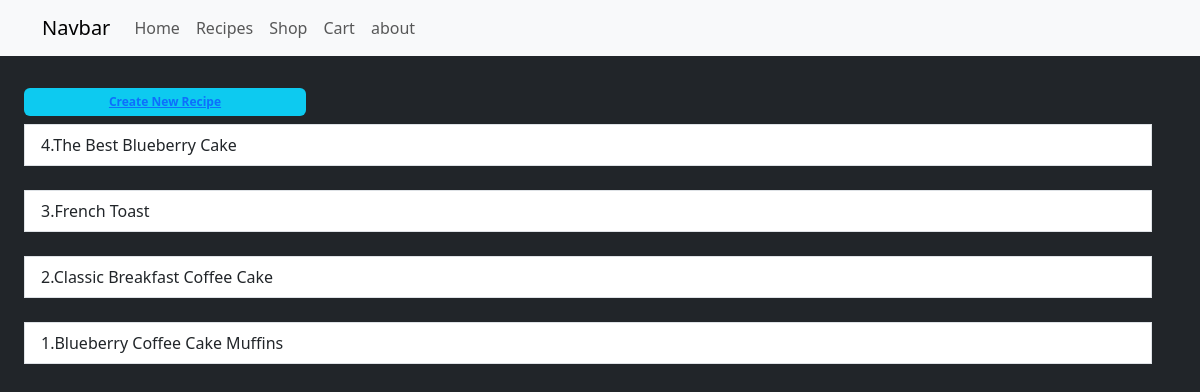
Page /recipes/ on the earlier database version.
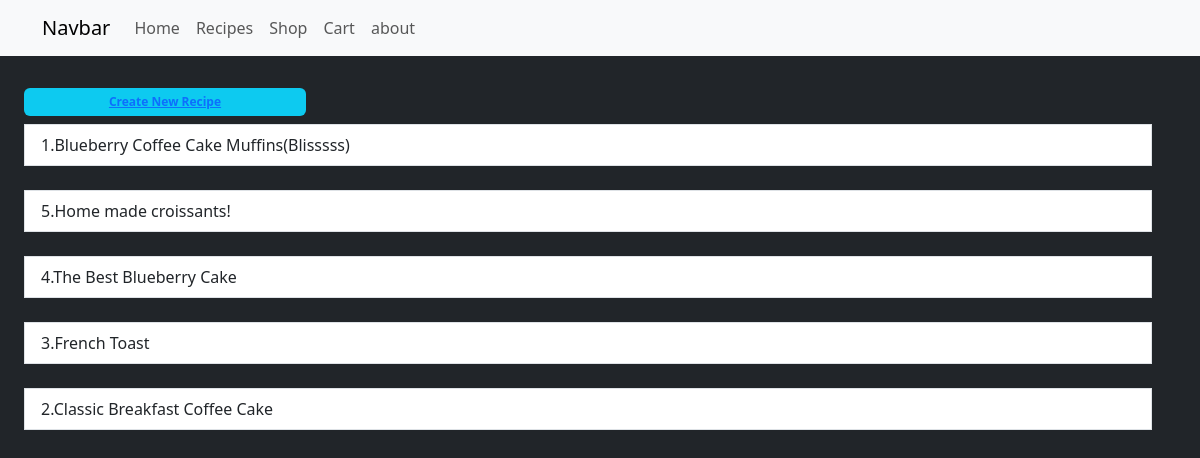
Same page on the later database version.
### base/models.py (models this page shows, shortened)
class Recipe(models.Model):
    cookingLevels = {
        "B": "Beginner",
        "I": "Intermediate",
        "P":"Pro"
    }
    name = models.CharField(max_length=255) # "Coaching Rugby by Antony"
    decription = models.TextField() #
    prepTime = models.IntegerField()
    cookTime = models.IntegerField()
    level = models.CharField(max_length=1, choices=cookingLevels)
    ingredients = models.TextField()
    steps = models.TextField()
    price = models.DecimalField(max_digits=10, decimal_places=2)
    created_at = models.DateTimeField(auto_now_add=True)
    updated_at = models.DateTimeField(auto_now=True)
    class Meta:
        ordering =['-updated_at','-created_at']

### base/views.py (the view)
# urls.py: path('recipes/',views.recipes, name='recipes'),
def recipes(request):
    recipes = Recipe.objects.all() # fetched all the recipes
    context = {"recipes":recipes}
    return render(request, 'base/recipes.html', context)

### base/templates/base/recipes.html (shortened to what this page needs)
{% extends 'main.html'%} {% block content%}
<div class="container list-group row my-4 mx-4  ">
  <span class="badge text-dark bg-info w-25 my-2 p-2"> <a href="{% url 'create-recipe' %}">Create New Recipe</a> </span>
  {% for recipe in recipes %}
  <a href="{% url 'recipe' recipe.id %}" class="list-group-item list-group-item-action"> {{recipe.id}}.{{recipe.name}}</a>
  <br />
  {% endfor %} {% endblock content %}

Differences in the rows shown:
changed Recipe id 1: name "Blueberry Coffee Cake Muffins" → "Blueberry Coffee Cake Muffins(Blisssss)"; moves up the list
added Recipe: id "5", name "Home made croissants!"
